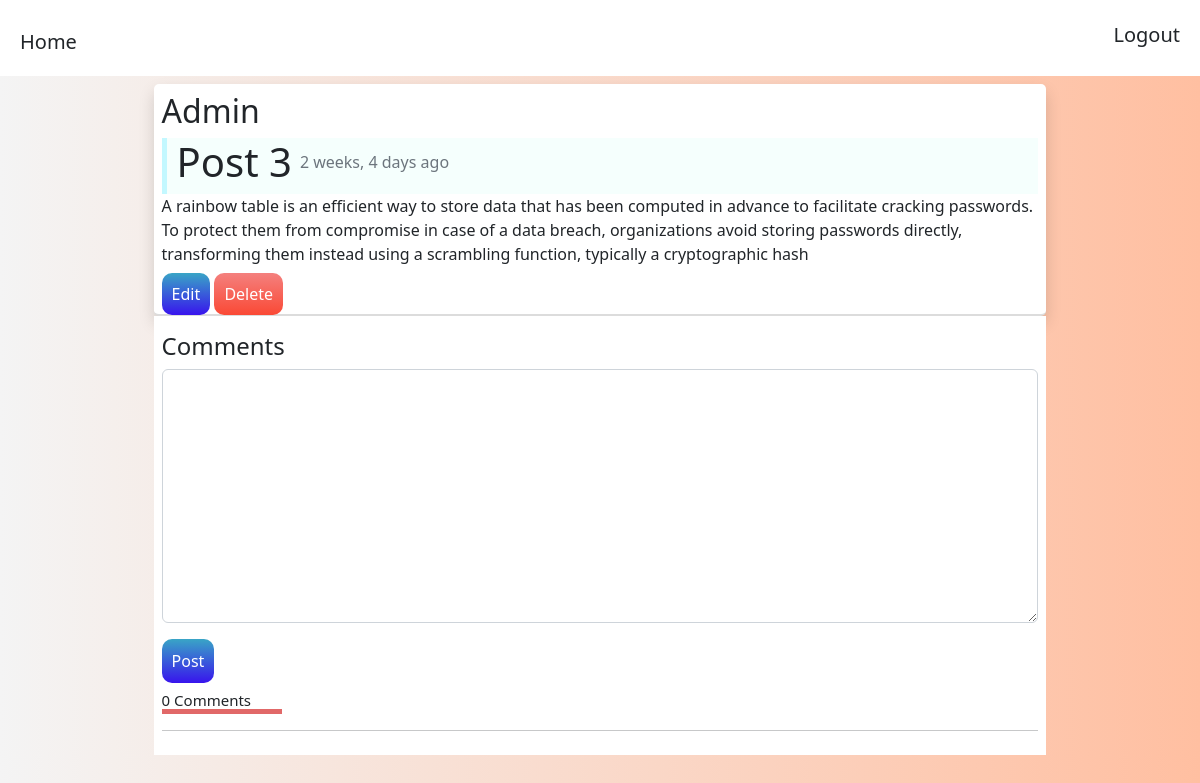
/posts/3 (signed in), run on the app's committed database.
### blog/models.py (models this page shows, shortened)
class Post(models.Model):
    title = models.CharField(max_length=255)
    slug= models.SlugField()
    body = models.TextField()
    created = models.DateTimeField(auto_now_add=True)
    updated = models.DateTimeField(auto_now=True)
    author = models.ForeignKey(User,on_delete=models.CASCADE)
    class Meta:
        ordering =['-created']

### blog/views.py (the view)
# urls.py: path('posts/<int:pk>',views.post_detail,name='post-detail'),
@login_required
def post_detail(request, pk):
    post = get_object_or_404(Post, pk=pk)
    comments = post.comments.all()
    if request.method == 'POST':
        comment_form = CommentForm(request.POST)
        if comment_form.is_valid():
            new_comment = comment_form.save(commit=False)
            new_comment.author = request.user
            new_comment.post = post
            new_comment.save()
            return redirect(post.get_absolute_url())
    else:
        comment_form = CommentForm()
    context = {
        'post': post,
        'comments': comments,
        'comment_form': comment_form,
    }
    return render(request, 'blog/post_detail.html', context)

### blog/forms.py
class CommentForm(ModelForm):
    class Meta:
        model = Comment
        fields = ['body']

### blog/templates/blog/post_detail.html (shortened to what this page needs)
{% extends 'blog/base.html' %}
{% load crispy_forms_tags %}
{% block content %}
    <div class="container-e shadow p-2 border-radius mt-2 bg-white border-b-post">
        <div class="">
            <h2 class="">{{ post.author }}</h2>
        </div>
        <div class="flex border-left-5 bg-blue-200">
            <h1 class="ml-2">{{ post.title }}</h1>
            <p class="mr-2 mt-2 text-muted"> {{ post.created|timesince }} ago</p>
        </div>
        <p>{{ post.body }}</p>
        {% if request.user == post.author %}
        <a href="{% url 'post-update' post.pk %}" class="btn-Edit">Edit</a>
        <a href="{% url 'post-delete' post.pk %}" class="btn-delete">Delete</a>
    {% endif %}
    </div>
    <div class="container-e bg-white p-2">
        <h4 class="mt-2">Comments</h4>
        <form method="post" class="comment">
            {{comment_form|crispy}}
            <button class="btn-Edit">Post</button>
        </form>
        <h3 class="mt-2 border-b-comment fsz-15">{{comments.count}} Comment{{comments|pluralize}}</h3>
        <hr class="bg-gray-100 "/>
    </div>
{% endblock content %}

### blog/static/blog/css/style.css (style rules this page uses)
* { box-sizing: border-box; padding: 0; margin: 0; }
body { line-height: 1.55; font-family: "Poppins", sans-serif; color: rgb(36, 46, 41); background:linear-gradient(90deg,rgba(244, 244, 244),rgb(255, 191, 161)) ; }
.container-e { margin: auto; width: 80%; }
.shadow { box-shadow: 0px 0px 5px 0px rgb(234, 234, 234); }
.p-2 { padding: 20px; }
.border-radius { border-radius: 5px; }
.mt-2 { margin-top: 20px; }
.border-left-5 { border-left: 5px solid rgb(195, 248, 255); }
.ml-2 { margin-left: 10px; }
.mr-2 { margin-right: 10px; }
.flex { display: flex; align-items: center; gap: 0.5em; }
.bg-blue-200 { background-color: rgb(245, 255, 253); }
.bg-white { background-color: white; }
hr { color: rgb(255, 255, 255); }
.btn-Edit { text-decoration: none; background: linear-gradient(180deg,rgb(57, 165, 198),rgb(56, 20, 237)); padding: 10px; border-radius: 10px; color: white; font-weight: lighter; border: none; }
.btn-delete { text-decoration: none; background: linear-gradient(180deg,rgb(244, 128, 126),rgb(250, 73, 53)); padding: 10px; border-radius: 10px; color: white; font-weight: normal; border: none; }
.border-b-comment { border-bottom: 5px solid rgb(225, 104, 104); width:120px; }
.border-b-post { border-bottom: 2px solid rgb(220, 220, 220); }
.fsz-15 { font-size: 15px!important; }

### data on the page
Post: author "Admin", title "Post 3", created "2 weeks, 4 days", body "A rainbow table is an efficient way to store data that has been computed in advance to facilitate cracking passwords. To protect them from compromise in case of a data breach, organizations avoid storing passwords directly, transforming them instead using a scrambling function, typically a cryptographic hash", count "0"
